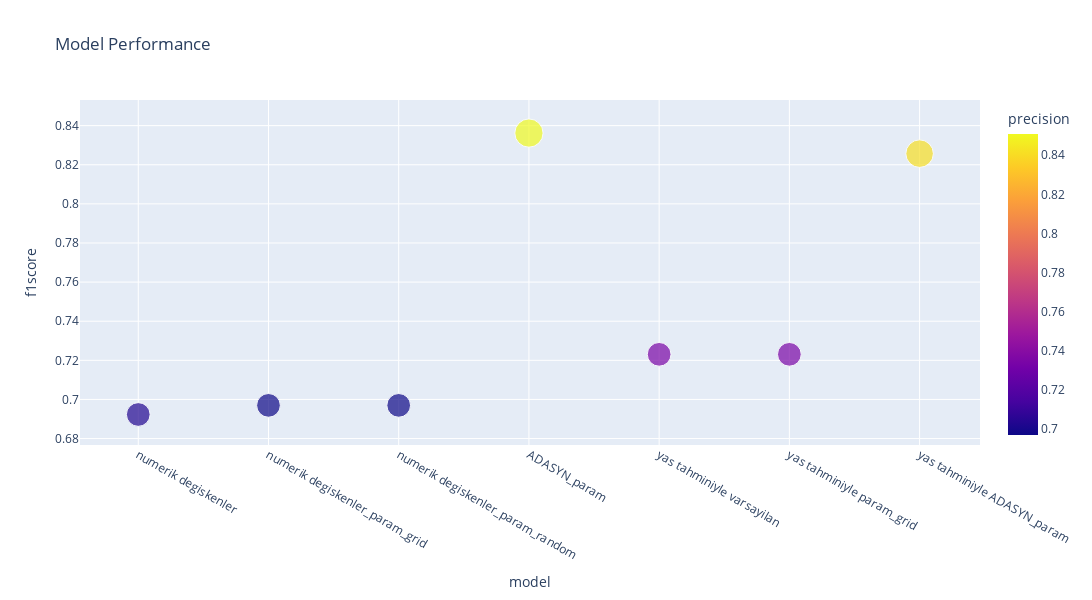

The notebook cell this image was saved under:
### Markdown cell above
- Plotly model performans grafigi.

### Code cell
fig = px.scatter(performance_df, x='model', y='f1score', size='support_ratio',
                 color='precision', title='Model Performance', width=1200, height=600)
fig.show()

### Figure 1 — Plotly figure (JSON) as saved in the notebook; plotly's stock layout.template omitted (floating-point values rounded to 4 significant figures)
{"data": [{"hovertemplate": "model=%{x}<br>f1score=%{y}<br>support_ratio=%{marker.size}<br>precision=%{marker.color}<extra></extra>", "legendgroup": "", "marker": {"color": [0.7031, 0.697, 0.697, 0.8509, 0.7344, 0.7344, 0.8411], "coloraxis": "coloraxis", "size": [0.3687, 0.3687, 0.3687, 0.5244, 0.3687, 0.3687, 0.4978], "sizemode": "area", "sizeref": 0.001311, "symbol": "circle"}, "mode": "markers", "name": "", "showlegend": false, "type": "scatter", "x": ["numerik degiskenler", "numerik degiskenler_param_grid", "numerik degiskenler_param_random", "ADASYN_param", "yas tahminiyle varsayilan", "yas tahminiyle param_grid", "yas tahminiyle ADASYN_param"], "xaxis": "x", "y": [0.6923, 0.697, 0.697, 0.8362, 0.7231, 0.7231, 0.8257], "yaxis": "y"}], "layout": {"coloraxis": {"colorbar": {"title": {"text": "precision"}}, "colorscale": [[0, "#0d0887"], [0.1111, "#46039f"], [0.2222, "#7201a8"], [0.3333, "#9c179e"], [0.4444, "#bd3786"], [0.5556, "#d8576b"], [0.6667, "#ed7953"], [0.7778, "#fb9f3a"], [0.8889, "#fdca26"], [1, "#f0f921"]]}, "height": 600, "legend": {"itemsizing": "constant", "tracegroupgap": 0}, "title": {"text": "Model Performance"}, "width": 1200, "xaxis": {"anchor": "y", "autorange": true, "domain": [0, 1], "range": [-0.4343, 6.449], "title": {"text": "model"}, "type": "category"}, "yaxis": {"anchor": "x", "autorange": true, "domain": [0, 1], "range": [0.6767, 0.8532], "title": {"text": "f1score"}, "type": "linear"}}}
